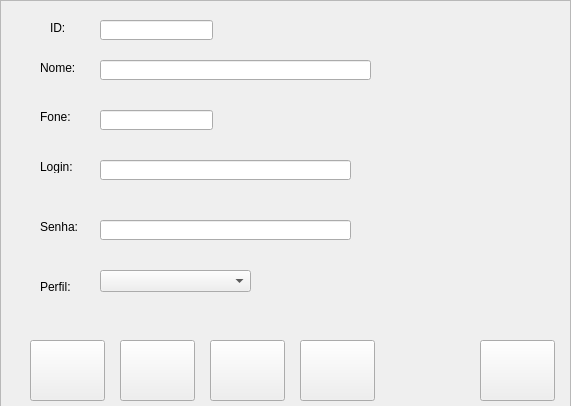
<?xml version="1.0" encoding="UTF-8"?>
<ui version="4.0">
 <class>ui_usuario</class>
 <widget class="QWidget" name="ui_usuario">
  <property name="geometry">
   <rect>
    <x>0</x>
    <y>0</y>
    <width>571</width>
    <height>406</height>
   </rect>
  </property>
  <property name="windowTitle">
   <string>Form</string>
  </property>
  <property name="styleSheet">
   <string notr="true">QFrame:
{
	background-color:#3F48CC;
}</string>
  </property>
  <widget class="QFrame" name="frame">
   <property name="geometry">
    <rect>
     <x>0</x>
     <y>0</y>
     <width>571</width>
     <height>411</height>
    </rect>
   </property>
   <property name="frameShape">
    <enum>QFrame::StyledPanel</enum>
   </property>
   <property name="frameShadow">
    <enum>QFrame::Raised</enum>
   </property>
   <widget class="QLabel" name="label_6">
    <property name="geometry">
     <rect>
      <x>40</x>
      <y>280</y>
      <width>47</width>
      <height>13</height>
     </rect>
    </property>
    <property name="text">
     <string>Perfil:</string>
    </property>
   </widget>
   <widget class="QLineEdit" name="txt_loginUser">
    <property name="geometry">
     <rect>
      <x>100</x>
      <y>160</y>
      <width>251</width>
      <height>20</height>
     </rect>
    </property>
   </widget>
   <widget class="QLabel" name="label_3">
    <property name="geometry">
     <rect>
      <x>40</x>
      <y>110</y>
      <width>47</width>
      <height>13</height>
     </rect>
    </property>
    <property name="text">
     <string>Fone:</string>
    </property>
   </widget>
   <widget class="QLineEdit" name="txt_senhaUser">
    <property name="geometry">
     <rect>
      <x>100</x>
      <y>220</y>
      <width>251</width>
      <height>20</height>
     </rect>
    </property>
   </widget>
   <widget class="QLabel" name="label_2">
    <property name="geometry">
     <rect>
      <x>40</x>
      <y>60</y>
      <width>41</width>
      <height>16</height>
     </rect>
    </property>
    <property name="text">
     <string>Nome:</string>
    </property>
   </widget>
   <widget class="QLineEdit" name="txt_idUser">
    <property name="geometry">
     <rect>
      <x>100</x>
      <y>20</y>
      <width>113</width>
      <height>20</height>
     </rect>
    </property>
   </widget>
   <widget class="QLabel" name="label_5">
    <property name="geometry">
     <rect>
      <x>40</x>
      <y>220</y>
      <width>47</width>
      <height>13</height>
     </rect>
    </property>
    <property name="text">
     <string>Senha:</string>
    </property>
   </widget>
   <widget class="QLineEdit" name="txt_foneUser">
    <property name="geometry">
     <rect>
      <x>100</x>
      <y>110</y>
      <width>113</width>
      <height>20</height>
     </rect>
    </property>
   </widget>
   <widget class="QComboBox" name="cmb_perfil">
    <property name="geometry">
     <rect>
      <x>100</x>
      <y>270</y>
      <width>151</width>
      <height>22</height>
     </rect>
    </property>
   </widget>
   <widget class="QLineEdit" name="txt_nomeUser">
    <property name="geometry">
     <rect>
      <x>100</x>
      <y>60</y>
      <width>271</width>
      <height>20</height>
     </rect>
    </property>
   </widget>
   <widget class="QLabel" name="label_4">
    <property name="geometry">
     <rect>
      <x>40</x>
      <y>160</y>
      <width>47</width>
      <height>13</height>
     </rect>
    </property>
    <property name="text">
     <string>Login:</string>
    </property>
   </widget>
   <widget class="QLabel" name="label">
    <property name="geometry">
     <rect>
      <x>50</x>
      <y>20</y>
      <width>21</width>
      <height>16</height>
     </rect>
    </property>
    <property name="text">
     <string>ID:</string>
    </property>
   </widget>
   <widget class="QPushButton" name="bt_addUser">
    <property name="geometry">
     <rect>
      <x>30</x>
      <y>340</y>
      <width>75</width>
      <height>61</height>
     </rect>
    </property>
    <property name="styleSheet">
     <string notr="true">image:url(:/icon_addCli/icon/adicionar.png)</string>
    </property>
    <property name="text">
     <string/>
    </property>
   </widget>
   <widget class="QPushButton" name="bt_conUser">
    <property name="geometry">
     <rect>
      <x>120</x>
      <y>340</y>
      <width>75</width>
      <height>61</height>
     </rect>
    </property>
    <property name="styleSheet">
     <string notr="true">image:url(:/icon_conCli/icon/consultar.png)</string>
    </property>
    <property name="text">
     <string/>
    </property>
   </widget>
   <widget class="QPushButton" name="bt_altUser">
    <property name="geometry">
     <rect>
      <x>210</x>
      <y>340</y>
      <width>75</width>
      <height>61</height>
     </rect>
    </property>
    <property name="styleSheet">
     <string notr="true">image:url(:/icon_altCli/icon/alterar.png)</string>
    </property>
    <property name="text">
     <string/>
    </property>
   </widget>
   <widget class="QPushButton" name="bt_delUser">
    <property name="geometry">
     <rect>
      <x>300</x>
      <y>340</y>
      <width>75</width>
      <height>61</height>
     </rect>
    </property>
    <property name="styleSheet">
     <string notr="true">image:url(:/icon_delCli/icon/excluir.png)</string>
    </property>
    <property name="text">
     <string/>
    </property>
   </widget>
   <widget class="QPushButton" name="bt_retUser">
    <property name="geometry">
     <rect>
      <x>480</x>
      <y>340</y>
      <width>75</width>
      <height>61</height>
     </rect>
    </property>
    <property name="styleSheet">
     <string notr="true">image:url(:/icon_retornar/icon/retornar.png)</string>
    </property>
    <property name="text">
     <string/>
    </property>
   </widget>
  </widget>
 </widget>
 <resources>
  <include location="icon_addCli.qrc"/>
  <include location="icon_retornar.qrc"/>
  <include location="icon_delCi.qrc"/>
  <include location="icon_altCli.qrc"/>
  <include location="icon_conCli.qrc"/>
 </resources>
 <connections/>
</ui>
